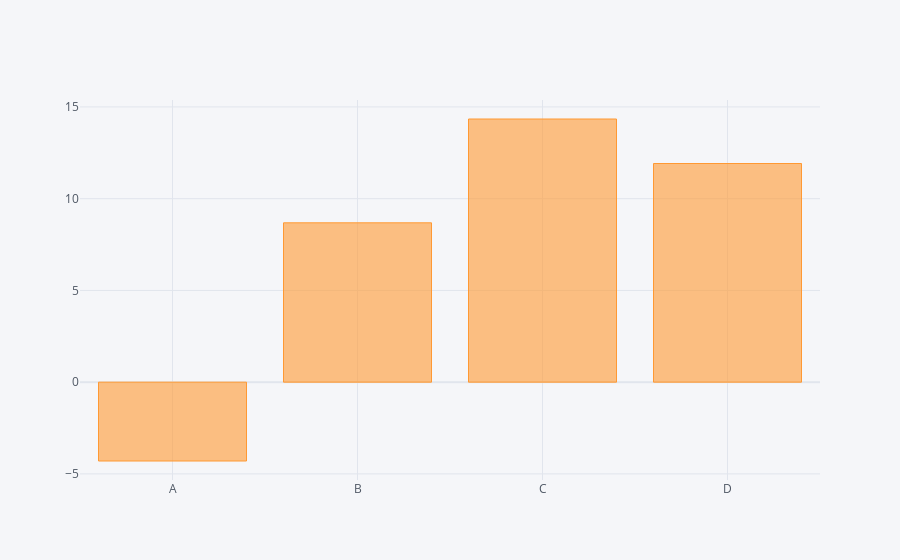

This figure's notebook cell:
### Code cell
#we can use groupby to get the data in a format that makes sense to plot as a bar
df.sum().iplot(kind = 'bar')

### Figure 1 — Plotly figure (JSON) as saved in the notebook; plotly's stock layout.template omitted (floating-point values rounded to 4 significant figures)
{"data": [{"marker": {"color": "rgba(255, 153, 51, 0.6)", "line": {"color": "rgba(255, 153, 51, 1.0)", "width": 1}}, "name": "None", "orientation": "v", "text": "", "type": "bar", "x": ["A", "B", "C", "D"], "y": [-4.297, 8.684, 14.34, 11.92]}], "layout": {"legend": {"bgcolor": "#F5F6F9", "font": {"color": "#4D5663"}}, "paper_bgcolor": "#F5F6F9", "plot_bgcolor": "#F5F6F9", "title": {"font": {"color": "#4D5663"}}, "xaxis": {"gridcolor": "#E1E5ED", "showgrid": true, "tickfont": {"color": "#4D5663"}, "title": {"font": {"color": "#4D5663"}, "text": ""}, "zerolinecolor": "#E1E5ED"}, "yaxis": {"gridcolor": "#E1E5ED", "showgrid": true, "tickfont": {"color": "#4D5663"}, "title": {"font": {"color": "#4D5663"}, "text": ""}, "zerolinecolor": "#E1E5ED"}}}
